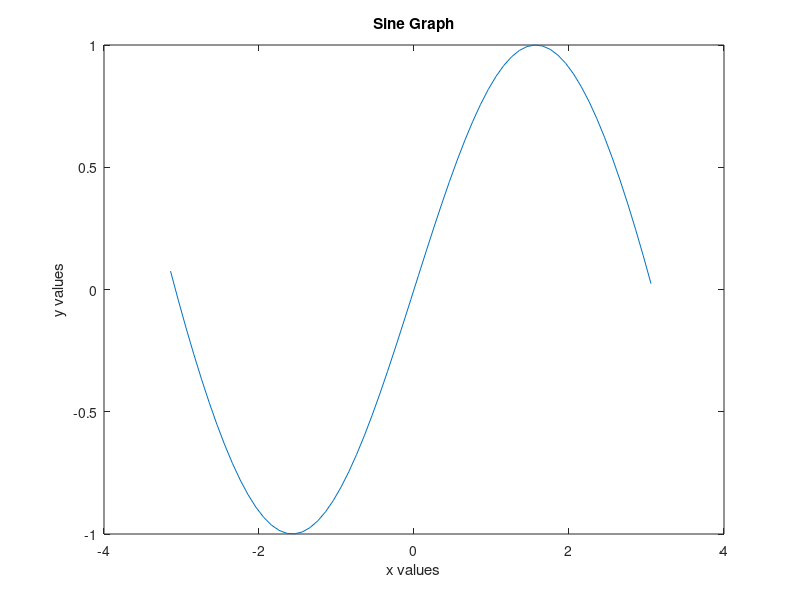

This figure's MATLAB source:
clc
clear
X = [-pi:0.1:pi];
Y = X .^ 1 - ((X .^ 3) / factorial(3)) + ((X .^ 5) / factorial(5))...
    - ((X .^ 7) / factorial(7));
plot(X,Y)
xlabel('x values')
ylabel('y values')
title('Sine Graph')